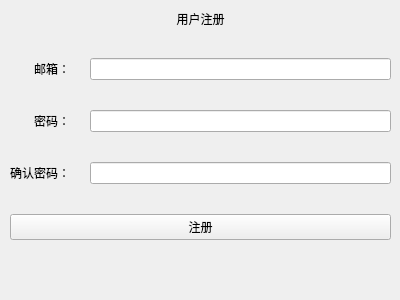
<?xml version="1.0" encoding="UTF-8"?>
<ui version="4.0">
 <class>Form</class>
 <widget class="QWidget" name="Form">
  <property name="geometry">
   <rect>
    <x>0</x>
    <y>0</y>
    <width>400</width>
    <height>300</height>
   </rect>
  </property>
  <property name="windowTitle">
   <string>Form</string>
  </property>
  <widget class="QWidget" name="formLayoutWidget">
   <property name="geometry">
    <rect>
     <x>0</x>
     <y>0</y>
     <width>401</width>
     <height>301</height>
    </rect>
   </property>
   <layout class="QFormLayout" name="formLayout">
    <property name="labelAlignment">
     <set>Qt::AlignRight|Qt::AlignTop|Qt::AlignTrailing</set>
    </property>
    <property name="formAlignment">
     <set>Qt::AlignLeading|Qt::AlignLeft|Qt::AlignTop</set>
    </property>
    <property name="horizontalSpacing">
     <number>20</number>
    </property>
    <property name="verticalSpacing">
     <number>30</number>
    </property>
    <property name="leftMargin">
     <number>10</number>
    </property>
    <property name="topMargin">
     <number>10</number>
    </property>
    <property name="rightMargin">
     <number>10</number>
    </property>
    <item row="0" column="0" colspan="2">
     <widget class="QLabel" name="label">
      <property name="text">
       <string>用户注册</string>
      </property>
      <property name="alignment">
       <set>Qt::AlignCenter</set>
      </property>
     </widget>
    </item>
    <item row="1" column="0">
     <widget class="QLabel" name="label_2">
      <property name="text">
       <string>邮箱：</string>
      </property>
     </widget>
    </item>
    <item row="1" column="1">
     <widget class="QLineEdit" name="lineEdit"/>
    </item>
    <item row="2" column="0">
     <widget class="QLabel" name="label_3">
      <property name="text">
       <string>密码：</string>
      </property>
     </widget>
    </item>
    <item row="2" column="1">
     <widget class="QLineEdit" name="lineEdit_2">
      <property name="echoMode">
       <enum>QLineEdit::Password</enum>
      </property>
     </widget>
    </item>
    <item row="3" column="0">
     <widget class="QLabel" name="label_4">
      <property name="text">
       <string>确认密码：</string>
      </property>
     </widget>
    </item>
    <item row="3" column="1">
     <widget class="QLineEdit" name="lineEdit_3">
      <property name="echoMode">
       <enum>QLineEdit::Password</enum>
      </property>
     </widget>
    </item>
    <item row="4" column="0" colspan="2">
     <widget class="QPushButton" name="pushButton">
      <property name="text">
       <string>注册</string>
      </property>
     </widget>
    </item>
   </layout>
  </widget>
 </widget>
 <resources/>
 <connections/>
</ui>
